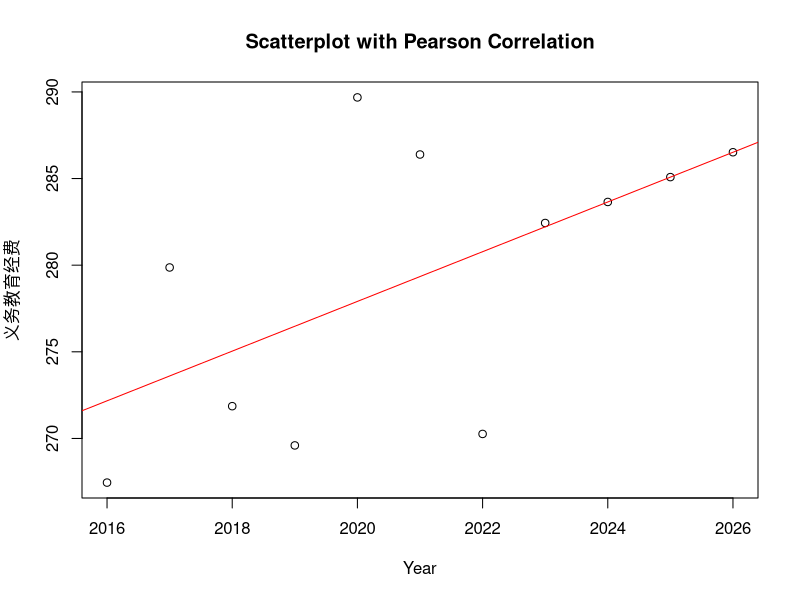

R code for this plot: (Note: this script raises an error after producing the figure.)
library(ggplot2)
data <- data.frame(
   yiwujiaoyu_jinfei = c(267.4522,279.8679,271.8626,269.5978,289.6829,286.3879,270.2604,282.4349,283.648811,285.083363,286.517915),
    gaozhong_jinfei = c(91.5254,97.4366,92.5165,94.8163,103.3552,104.5238,103.4368,103.7186,107.482982,109.386723,111.290463),
    daxue_jinfei = c(112.5077,115.7238,120.6006,127.4309,114.9781,122.4476,120.7671,125.1818,125.688096,126.962185,128.236273),
    year = c(2016,2017,2018,2019,2020,2021,2022,2023,2024,2025,2026)
)

output_dir <- "d:/JianMoXiaosai/3/plot"  # 修改为希望保存图形的目录
if (!dir.exists(output_dir)) {
  dir.create(output_dir, recursive = TRUE)  # 如果目录不存在，则创建
}
plot(data$year, data$yiwujiaoyu_jinfei,
     main = "Scatterplot with Pearson Correlation",
     xlab = "Year", ylab = "义务教育经费")
abline(lm(data$yiwujiaoyu_jinfei ~ data$year), col = "red")



ggplot(data, aes(x = year, y = yiwujiaoyu_jinfei)) +
  geom_point() +
  geom_smooth(method = "lm", se = FALSE, color = "red") +
  labs(title = paste("Pearson r =", round(cor(r_yiwujiaoyu, data$yiwujiaoyu_jinfei), 3)))


p_original <- last_plot()
ggsave(file.path(output_dir, "yiwujiaoyu.png"), plot = p_original, width = 8, height = 6, dpi = 300)

plot(data$year, data$gaozhong_jinfei,
     main = "Scatterplot with Pearson Correlation",
     xlab = "Year", ylab = "高中经费")
abline(lm(data$gaozhong_jinfei ~ data$year), col = "red")



ggplot(data, aes(x = year, y = gaozhong_jinfei)) +
  geom_point() +
  geom_smooth(method = "lm", se = FALSE, color = "red") +
  labs(title = paste("Pearson r =", round(cor(data$gaozhong_jinfei, data$yiwujiaoyu_jinfei), 3)))


p_original <- last_plot()
ggsave(file.path(output_dir, "gaozhong.png"), plot = p_original, width = 8, height = 6, dpi = 300)

plot(data$year, data$daxue_jinfei,
     main = "Scatterplot with Pearson Correlation",
     xlab = "Year", ylab = "大学经费")
abline(lm(data$daxue_jinfei ~ data$year), col = "red")



ggplot(data, aes(x = year, y = gaozhong_jinfei)) +
  geom_point() +
  geom_smooth(method = "lm", se = FALSE, color = "red")
  labs(title = paste("daxue"))


p_original <- last_plot()
ggsave(file.path(output_dir, "daxue.png"), plot = p_original, width = 8, height = 6, dpi = 300)
